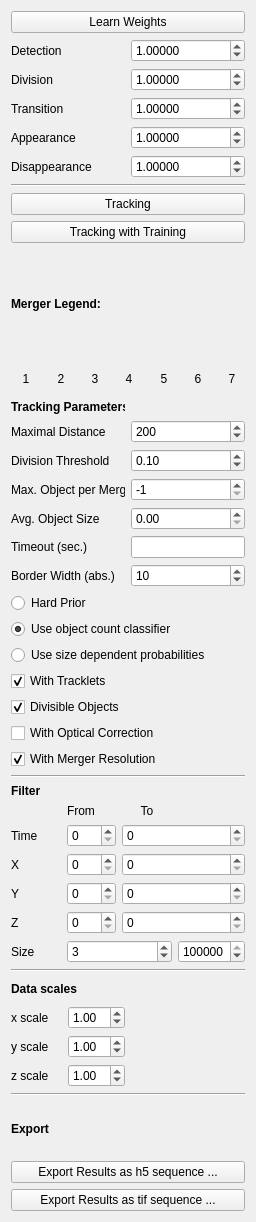
<?xml version="1.0" encoding="UTF-8"?>
<ui version="4.0">
 <class>containingWidget</class>
 <widget class="QWidget" name="containingWidget">
  <property name="geometry">
   <rect>
    <x>0</x>
    <y>0</y>
    <width>256</width>
    <height>1222</height>
   </rect>
  </property>
  <property name="sizePolicy">
   <sizepolicy hsizetype="Preferred" vsizetype="Preferred">
    <horstretch>1</horstretch>
    <verstretch>0</verstretch>
   </sizepolicy>
  </property>
  <property name="minimumSize">
   <size>
    <width>256</width>
    <height>0</height>
   </size>
  </property>
  <property name="baseSize">
   <size>
    <width>0</width>
    <height>0</height>
   </size>
  </property>
  <property name="windowTitle">
   <string>Form</string>
  </property>
  <layout class="QGridLayout" name="gridLayout_2">
   <item row="1" column="0">
    <widget class="QLabel" name="label_26">
     <property name="toolTip">
      <string>&lt;html&gt;&lt;head/&gt;&lt;body&gt;&lt;p&gt;The weight to&lt;span style=&quot; font-weight:600;&quot;&gt; balance division probabilities&lt;/span&gt; against transitions and detections. High values (≥10) give more weight to the division classifier, low values (≤10) will weigh the transition and detection probabilities higher than the division probabilities.&lt;/p&gt;&lt;/body&gt;&lt;/html&gt;</string>
     </property>
     <property name="text">
      <string>Detection</string>
     </property>
    </widget>
   </item>
   <item row="1" column="1">
    <widget class="QDoubleSpinBox" name="detWeightBox">
     <property name="decimals">
      <number>5</number>
     </property>
     <property name="minimum">
      <double>-10000.000000000000000</double>
     </property>
     <property name="maximum">
      <double>10000.000000000000000</double>
     </property>
     <property name="value">
      <double>1.000000000000000</double>
     </property>
    </widget>
   </item>
   <item row="2" column="0">
    <widget class="QLabel" name="label_6">
     <property name="toolTip">
      <string>&lt;html&gt;&lt;head/&gt;&lt;body&gt;&lt;p&gt;The weight to&lt;span style=&quot; font-weight:600;&quot;&gt; balance division probabilities&lt;/span&gt; against transitions and detections. High values (≥10) give more weight to the division classifier, low values (≤10) will weigh the transition and detection probabilities higher than the division probabilities.&lt;/p&gt;&lt;/body&gt;&lt;/html&gt;</string>
     </property>
     <property name="text">
      <string>Division</string>
     </property>
    </widget>
   </item>
   <item row="2" column="1">
    <widget class="QDoubleSpinBox" name="divWeightBox">
     <property name="decimals">
      <number>5</number>
     </property>
     <property name="minimum">
      <double>-10000.000000000000000</double>
     </property>
     <property name="maximum">
      <double>10000.000000000000000</double>
     </property>
     <property name="value">
      <double>1.000000000000000</double>
     </property>
    </widget>
   </item>
   <item row="3" column="0">
    <widget class="QLabel" name="label_7">
     <property name="toolTip">
      <string>&lt;html&gt;&lt;head/&gt;&lt;body&gt;&lt;p&gt;The weight to&lt;span style=&quot; font-weight:600;&quot;&gt; balance transition probabilities&lt;/span&gt; against divisions and detections. High values (≥10) will make transitions overrule division and detection probabilities, low values (≤10) will weigh detection and division classifier higher than transition probabilities.&lt;/p&gt;&lt;/body&gt;&lt;/html&gt;</string>
     </property>
     <property name="text">
      <string>Transition</string>
     </property>
    </widget>
   </item>
   <item row="3" column="1">
    <widget class="QDoubleSpinBox" name="transWeightBox">
     <property name="decimals">
      <number>5</number>
     </property>
     <property name="minimum">
      <double>-10000.000000000000000</double>
     </property>
     <property name="maximum">
      <double>10000.000000000000000</double>
     </property>
     <property name="value">
      <double>1.000000000000000</double>
     </property>
    </widget>
   </item>
   <item row="4" column="0">
    <widget class="QLabel" name="label_22">
     <property name="toolTip">
      <string>&lt;html&gt;&lt;head/&gt;&lt;body&gt;&lt;p&gt;Costs to allow one object to &lt;span style=&quot; font-weight:600;&quot;&gt;appear&lt;/span&gt;, i.e. to start a new track other than at the beginning of the time range or the borders of the field of view. High values (≥500) forbid object appearances if possible.&lt;/p&gt;&lt;/body&gt;&lt;/html&gt;</string>
     </property>
     <property name="text">
      <string>Appearance</string>
     </property>
    </widget>
   </item>
   <item row="4" column="1">
    <widget class="QDoubleSpinBox" name="appearanceBox">
     <property name="decimals">
      <number>5</number>
     </property>
     <property name="minimum">
      <double>-10000.000000000000000</double>
     </property>
     <property name="maximum">
      <double>10000.000000000000000</double>
     </property>
     <property name="value">
      <double>1.000000000000000</double>
     </property>
    </widget>
   </item>
   <item row="5" column="0">
    <widget class="QLabel" name="label_23">
     <property name="toolTip">
      <string>&lt;html&gt;&lt;head/&gt;&lt;body&gt;&lt;p&gt;Costs to allow one object to &lt;span style=&quot; font-weight:600;&quot;&gt;disappear&lt;/span&gt;, i.e. to terminate an existing track other than at the end of the time range or the borders of the field of view. High values (≥500) forbid object disappearances if possible.&lt;/p&gt;&lt;/body&gt;&lt;/html&gt;</string>
     </property>
     <property name="text">
      <string>Disappearance</string>
     </property>
    </widget>
   </item>
   <item row="5" column="1">
    <widget class="QDoubleSpinBox" name="disappearanceBox">
     <property name="decimals">
      <number>5</number>
     </property>
     <property name="minimum">
      <double>-10000.000000000000000</double>
     </property>
     <property name="maximum">
      <double>10000.000000000000000</double>
     </property>
     <property name="value">
      <double>1.000000000000000</double>
     </property>
    </widget>
   </item>
   <item row="6" column="0" colspan="2">
    <widget class="Line" name="line_4">
     <property name="orientation">
      <enum>Qt::Horizontal</enum>
     </property>
    </widget>
   </item>
   <item row="8" column="0" colspan="2">
    <widget class="QPushButton" name="TrackButtonWithTraing">
     <property name="sizePolicy">
      <sizepolicy hsizetype="Minimum" vsizetype="Fixed">
       <horstretch>0</horstretch>
       <verstretch>0</verstretch>
      </sizepolicy>
     </property>
     <property name="styleSheet">
      <string notr="true"/>
     </property>
     <property name="text">
      <string>Tracking with Training</string>
     </property>
    </widget>
   </item>
   <item row="9" column="0">
    <widget class="QLabel" name="label_4">
     <property name="font">
      <font>
       <weight>75</weight>
       <bold>true</bold>
      </font>
     </property>
     <property name="text">
      <string>Merger Legend:</string>
     </property>
    </widget>
   </item>
   <item row="10" column="0" colspan="2">
    <layout class="QHBoxLayout" name="horizontalLayout_2">
     <item>
      <widget class="QLabel" name="merg1">
       <property name="minimumSize">
        <size>
         <width>30</width>
         <height>30</height>
        </size>
       </property>
       <property name="maximumSize">
        <size>
         <width>30</width>
         <height>30</height>
        </size>
       </property>
       <property name="layoutDirection">
        <enum>Qt::LeftToRight</enum>
       </property>
       <property name="autoFillBackground">
        <bool>false</bool>
       </property>
       <property name="styleSheet">
        <string notr="true"/>
       </property>
       <property name="text">
        <string>1</string>
       </property>
       <property name="textFormat">
        <enum>Qt::AutoText</enum>
       </property>
       <property name="alignment">
        <set>Qt::AlignCenter</set>
       </property>
      </widget>
     </item>
     <item>
      <widget class="QLabel" name="merg2">
       <property name="minimumSize">
        <size>
         <width>30</width>
         <height>30</height>
        </size>
       </property>
       <property name="maximumSize">
        <size>
         <width>30</width>
         <height>30</height>
        </size>
       </property>
       <property name="layoutDirection">
        <enum>Qt::LeftToRight</enum>
       </property>
       <property name="autoFillBackground">
        <bool>false</bool>
       </property>
       <property name="styleSheet">
        <string notr="true"/>
       </property>
       <property name="text">
        <string>2</string>
       </property>
       <property name="textFormat">
        <enum>Qt::AutoText</enum>
       </property>
       <property name="alignment">
        <set>Qt::AlignCenter</set>
       </property>
      </widget>
     </item>
     <item>
      <widget class="QLabel" name="merg3">
       <property name="minimumSize">
        <size>
         <width>30</width>
         <height>30</height>
        </size>
       </property>
       <property name="maximumSize">
        <size>
         <width>30</width>
         <height>30</height>
        </size>
       </property>
       <property name="layoutDirection">
        <enum>Qt::LeftToRight</enum>
       </property>
       <property name="autoFillBackground">
        <bool>false</bool>
       </property>
       <property name="styleSheet">
        <string notr="true"/>
       </property>
       <property name="text">
        <string>3</string>
       </property>
       <property name="textFormat">
        <enum>Qt::AutoText</enum>
       </property>
       <property name="alignment">
        <set>Qt::AlignCenter</set>
       </property>
      </widget>
     </item>
     <item>
      <widget class="QLabel" name="merg4">
       <property name="minimumSize">
        <size>
         <width>30</width>
         <height>30</height>
        </size>
       </property>
       <property name="maximumSize">
        <size>
         <width>30</width>
         <height>30</height>
        </size>
       </property>
       <property name="layoutDirection">
        <enum>Qt::LeftToRight</enum>
       </property>
       <property name="autoFillBackground">
        <bool>false</bool>
       </property>
       <property name="styleSheet">
        <string notr="true"/>
       </property>
       <property name="text">
        <string>4</string>
       </property>
       <property name="textFormat">
        <enum>Qt::AutoText</enum>
       </property>
       <property name="alignment">
        <set>Qt::AlignCenter</set>
       </property>
      </widget>
     </item>
     <item>
      <widget class="QLabel" name="merg5">
       <property name="minimumSize">
        <size>
         <width>30</width>
         <height>30</height>
        </size>
       </property>
       <property name="maximumSize">
        <size>
         <width>30</width>
         <height>30</height>
        </size>
       </property>
       <property name="layoutDirection">
        <enum>Qt::LeftToRight</enum>
       </property>
       <property name="autoFillBackground">
        <bool>false</bool>
       </property>
       <property name="styleSheet">
        <string notr="true"/>
       </property>
       <property name="text">
        <string>5</string>
       </property>
       <property name="textFormat">
        <enum>Qt::AutoText</enum>
       </property>
       <property name="alignment">
        <set>Qt::AlignCenter</set>
       </property>
      </widget>
     </item>
     <item>
      <widget class="QLabel" name="merg6">
       <property name="minimumSize">
        <size>
         <width>30</width>
         <height>30</height>
        </size>
       </property>
       <property name="maximumSize">
        <size>
         <width>30</width>
         <height>30</height>
        </size>
       </property>
       <property name="layoutDirection">
        <enum>Qt::LeftToRight</enum>
       </property>
       <property name="autoFillBackground">
        <bool>false</bool>
       </property>
       <property name="styleSheet">
        <string notr="true"/>
       </property>
       <property name="text">
        <string>6</string>
       </property>
       <property name="textFormat">
        <enum>Qt::AutoText</enum>
       </property>
       <property name="alignment">
        <set>Qt::AlignCenter</set>
       </property>
      </widget>
     </item>
     <item>
      <widget class="QLabel" name="merg7">
       <property name="minimumSize">
        <size>
         <width>30</width>
         <height>30</height>
        </size>
       </property>
       <property name="maximumSize">
        <size>
         <width>30</width>
         <height>30</height>
        </size>
       </property>
       <property name="layoutDirection">
        <enum>Qt::LeftToRight</enum>
       </property>
       <property name="autoFillBackground">
        <bool>false</bool>
       </property>
       <property name="styleSheet">
        <string notr="true"/>
       </property>
       <property name="text">
        <string>7</string>
       </property>
       <property name="textFormat">
        <enum>Qt::AutoText</enum>
       </property>
       <property name="alignment">
        <set>Qt::AlignCenter</set>
       </property>
      </widget>
     </item>
     <item>
      <spacer name="horizontalSpacer">
       <property name="orientation">
        <enum>Qt::Horizontal</enum>
       </property>
       <property name="sizeHint" stdset="0">
        <size>
         <width>40</width>
         <height>20</height>
        </size>
       </property>
      </spacer>
     </item>
    </layout>
   </item>
   <item row="11" column="0">
    <widget class="QLabel" name="label">
     <property name="sizePolicy">
      <sizepolicy hsizetype="Preferred" vsizetype="Fixed">
       <horstretch>0</horstretch>
       <verstretch>0</verstretch>
      </sizepolicy>
     </property>
     <property name="text">
      <string>&lt;html&gt;&lt;head/&gt;&lt;body&gt;&lt;p&gt;&lt;span style=&quot; font-weight:600;&quot;&gt;Tracking Parameters:&lt;/span&gt;&lt;/p&gt;&lt;/body&gt;&lt;/html&gt;</string>
     </property>
    </widget>
   </item>
   <item row="12" column="0">
    <widget class="QLabel" name="label_2">
     <property name="text">
      <string>Maximal Distance</string>
     </property>
    </widget>
   </item>
   <item row="12" column="1">
    <widget class="QSpinBox" name="maxDistBox">
     <property name="maximum">
      <number>99999</number>
     </property>
     <property name="value">
      <number>200</number>
     </property>
    </widget>
   </item>
   <item row="13" column="0">
    <widget class="QLabel" name="label_5">
     <property name="text">
      <string>Division Threshold</string>
     </property>
    </widget>
   </item>
   <item row="13" column="1">
    <widget class="QDoubleSpinBox" name="divThreshBox">
     <property name="maximum">
      <double>1.000000000000000</double>
     </property>
     <property name="singleStep">
      <double>0.050000000000000</double>
     </property>
     <property name="value">
      <double>0.100000000000000</double>
     </property>
    </widget>
   </item>
   <item row="14" column="0">
    <widget class="QLabel" name="label_3">
     <property name="toolTip">
      <string>&lt;html&gt;&lt;head/&gt;&lt;body&gt;&lt;p&gt;Specify how many objects are maximally contained in one connected component. For instance, if all objects are segmented without any occlusions (or merging), choose 1. If maximally 2 objects are touching in the segmentation, choose 2... Note that this number has to be consistent with the number of classes chosen in the object count classification if the count classifier is selected below.&lt;/p&gt;&lt;/body&gt;&lt;/html&gt;</string>
     </property>
     <property name="text">
      <string>Max. Object per Merger</string>
     </property>
    </widget>
   </item>
   <item row="14" column="1">
    <widget class="QSpinBox" name="maxObjectsBox">
     <property name="readOnly">
      <bool>false</bool>
     </property>
     <property name="minimum">
      <number>-1</number>
     </property>
     <property name="maximum">
      <number>7</number>
     </property>
     <property name="value">
      <number>-1</number>
     </property>
    </widget>
   </item>
   <item row="15" column="0">
    <widget class="QLabel" name="label_25">
     <property name="text">
      <string>Avg. Object Size</string>
     </property>
    </widget>
   </item>
   <item row="15" column="1">
    <widget class="QDoubleSpinBox" name="avgSizeBox">
     <property name="maximum">
      <double>100000.000000000000000</double>
     </property>
     <property name="value">
      <double>0.000000000000000</double>
     </property>
    </widget>
   </item>
   <item row="16" column="0">
    <widget class="QLabel" name="label_21">
     <property name="toolTip">
      <string>&lt;html&gt;&lt;head/&gt;&lt;body&gt;&lt;p&gt;Timeout in seconds for the &lt;span style=&quot; font-weight:600;&quot;&gt;optimization&lt;/span&gt;. Leave empty for not specifying a timeout (then, the best solution will be found no matter how long it takes). Note that the tracking can take much longer due to pre- and post-processing steps.&lt;/p&gt;&lt;/body&gt;&lt;/html&gt;</string>
     </property>
     <property name="text">
      <string>Timeout (sec.)</string>
     </property>
    </widget>
   </item>
   <item row="16" column="1">
    <widget class="QLineEdit" name="timeoutBox"/>
   </item>
   <item row="17" column="0">
    <widget class="QLabel" name="label_20">
     <property name="toolTip">
      <string>&lt;html&gt;&lt;head/&gt;&lt;body&gt;&lt;p&gt;Absolute number of pixels at the border of the field of view where appearance and disappearance cost less (linearly).&lt;/p&gt;&lt;/body&gt;&lt;/html&gt;</string>
     </property>
     <property name="text">
      <string>Border Width (abs.)</string>
     </property>
    </widget>
   </item>
   <item row="17" column="1">
    <widget class="QSpinBox" name="bordWidthBox">
     <property name="maximum">
      <number>999999</number>
     </property>
     <property name="value">
      <number>10</number>
     </property>
    </widget>
   </item>
   <item row="18" column="0">
    <widget class="QRadioButton" name="hardPriorBox">
     <property name="text">
      <string>Hard Prior</string>
     </property>
     <property name="checked">
      <bool>false</bool>
     </property>
     <attribute name="buttonGroup">
      <string notr="true">buttonGroup</string>
     </attribute>
    </widget>
   </item>
   <item row="19" column="0" colspan="2">
    <widget class="QRadioButton" name="classifierPriorBox">
     <property name="toolTip">
      <string>&lt;html&gt;&lt;head/&gt;&lt;body&gt;&lt;p&gt;Use the object count classifier for prior probabilities in the tracking model. If this option is chosen, the object count classifier must be trained.&lt;/p&gt;&lt;/body&gt;&lt;/html&gt;</string>
     </property>
     <property name="text">
      <string>Use object count classifier</string>
     </property>
     <property name="checked">
      <bool>true</bool>
     </property>
     <attribute name="buttonGroup">
      <string notr="true">buttonGroup</string>
     </attribute>
    </widget>
   </item>
   <item row="20" column="0" colspan="2">
    <widget class="QRadioButton" name="sizeDepBox">
     <property name="toolTip">
      <string>&lt;html&gt;&lt;head/&gt;&lt;body&gt;&lt;p&gt;Use object sizes to derive prior probabilities for the object count. If this option is chosen, the object count classifier will not be considered.&lt;/p&gt;&lt;/body&gt;&lt;/html&gt;</string>
     </property>
     <property name="text">
      <string>Use size dependent probabilities</string>
     </property>
     <attribute name="buttonGroup">
      <string notr="true">buttonGroup</string>
     </attribute>
    </widget>
   </item>
   <item row="21" column="0">
    <widget class="QCheckBox" name="trackletsBox">
     <property name="text">
      <string>With Tracklets</string>
     </property>
     <property name="checked">
      <bool>true</bool>
     </property>
    </widget>
   </item>
   <item row="22" column="0">
    <widget class="QCheckBox" name="divisionsBox">
     <property name="toolTip">
      <string>&lt;html&gt;&lt;head/&gt;&lt;body&gt;&lt;p&gt;Tick if the objects to be tracked are able to divide. For instance, this option should be checked for the tracking of proliferating cells.&lt;/p&gt;&lt;/body&gt;&lt;/html&gt;</string>
     </property>
     <property name="text">
      <string>Divisible Objects</string>
     </property>
     <property name="checked">
      <bool>true</bool>
     </property>
    </widget>
   </item>
   <item row="23" column="0" colspan="2">
    <widget class="QCheckBox" name="opticalBox">
     <property name="enabled">
      <bool>true</bool>
     </property>
     <property name="text">
      <string>With Optical Correction</string>
     </property>
     <property name="checked">
      <bool>false</bool>
     </property>
    </widget>
   </item>
   <item row="24" column="0" colspan="2">
    <widget class="QCheckBox" name="mergerResolutionBox">
     <property name="toolTip">
      <string>&lt;html&gt;&lt;head/&gt;&lt;body&gt;&lt;p&gt;If mergers are considered in the tracking (Max. Object per Merger &amp;gt; 1), this option will resolve original identities of objects after &amp;quot;demerging&amp;quot;. Note that this involves another optimization step which may take long.&lt;/p&gt;&lt;/body&gt;&lt;/html&gt;</string>
     </property>
     <property name="text">
      <string>With Merger Resolution</string>
     </property>
     <property name="checked">
      <bool>true</bool>
     </property>
    </widget>
   </item>
   <item row="25" column="0" colspan="2">
    <widget class="Line" name="line">
     <property name="orientation">
      <enum>Qt::Horizontal</enum>
     </property>
    </widget>
   </item>
   <item row="26" column="0" colspan="2">
    <layout class="QVBoxLayout" name="verticalLayout_3">
     <item>
      <widget class="QLabel" name="label_12">
       <property name="font">
        <font>
         <weight>75</weight>
         <bold>true</bold>
        </font>
       </property>
       <property name="text">
        <string>Filter</string>
       </property>
      </widget>
     </item>
     <item>
      <layout class="QGridLayout" name="gridLayout_3">
       <item row="3" column="1">
        <widget class="QSpinBox" name="from_y"/>
       </item>
       <item row="1" column="1">
        <widget class="QSpinBox" name="from_time"/>
       </item>
       <item row="2" column="1">
        <widget class="QSpinBox" name="from_x"/>
       </item>
       <item row="3" column="0">
        <widget class="QLabel" name="label_17">
         <property name="text">
          <string>Y</string>
         </property>
        </widget>
       </item>
       <item row="1" column="0">
        <widget class="QLabel" name="label_15">
         <property name="text">
          <string>Time</string>
         </property>
        </widget>
       </item>
       <item row="2" column="2" colspan="2">
        <widget class="QSpinBox" name="to_x"/>
       </item>
       <item row="0" column="1">
        <widget class="QLabel" name="label_13">
         <property name="text">
          <string>From</string>
         </property>
        </widget>
       </item>
       <item row="5" column="1" colspan="2">
        <widget class="QSpinBox" name="from_size">
         <property name="maximum">
          <number>100000</number>
         </property>
         <property name="value">
          <number>3</number>
         </property>
        </widget>
       </item>
       <item row="3" column="2" colspan="2">
        <widget class="QSpinBox" name="to_y"/>
       </item>
       <item row="5" column="3">
        <widget class="QSpinBox" name="to_size">
         <property name="maximum">
          <number>100000</number>
         </property>
         <property name="value">
          <number>100000</number>
         </property>
        </widget>
       </item>
       <item row="5" column="0">
        <widget class="QLabel" name="label_19">
         <property name="toolTip">
          <string>&lt;html&gt;&lt;head/&gt;&lt;body&gt;&lt;p&gt;Only track objects with sizes within the given range.&lt;/p&gt;&lt;/body&gt;&lt;/html&gt;</string>
         </property>
         <property name="text">
          <string>Size</string>
         </property>
        </widget>
       </item>
       <item row="4" column="2" colspan="2">
        <widget class="QSpinBox" name="to_z"/>
       </item>
       <item row="4" column="1">
        <widget class="QSpinBox" name="from_z"/>
       </item>
       <item row="2" column="0">
        <widget class="QLabel" name="label_16">
         <property name="text">
          <string>X</string>
         </property>
        </widget>
       </item>
       <item row="4" column="0">
        <widget class="QLabel" name="label_18">
         <property name="text">
          <string>Z</string>
         </property>
        </widget>
       </item>
       <item row="1" column="2" colspan="2">
        <widget class="QSpinBox" name="to_time"/>
       </item>
       <item row="0" column="2">
        <widget class="QLabel" name="label_14">
         <property name="text">
          <string>To</string>
         </property>
         <property name="alignment">
          <set>Qt::AlignCenter</set>
         </property>
        </widget>
       </item>
      </layout>
     </item>
    </layout>
   </item>
   <item row="27" column="0" colspan="2">
    <widget class="Line" name="line_2">
     <property name="orientation">
      <enum>Qt::Horizontal</enum>
     </property>
    </widget>
   </item>
   <item row="28" column="0">
    <layout class="QVBoxLayout" name="verticalLayout_2">
     <item>
      <widget class="QLabel" name="label_8">
       <property name="font">
        <font>
         <weight>75</weight>
         <bold>true</bold>
        </font>
       </property>
       <property name="toolTip">
        <string>&lt;html&gt;&lt;head/&gt;&lt;body&gt;&lt;p&gt;&lt;span style=&quot; font-weight:400;&quot;&gt;Configure here the scales of the dimensions. For instance, if the resolution of the pixels is (dx,dy,dz) = (1µm,0.8µm,0.5µm), then the scales to enter should be (x,y,z)=(1,1.25,2).&lt;/span&gt;&lt;/p&gt;&lt;/body&gt;&lt;/html&gt;</string>
       </property>
       <property name="text">
        <string>Data scales</string>
       </property>
      </widget>
     </item>
     <item>
      <layout class="QGridLayout" name="gridLayout">
       <item row="1" column="0">
        <widget class="QLabel" name="label_10">
         <property name="text">
          <string>y scale</string>
         </property>
        </widget>
       </item>
       <item row="2" column="0">
        <widget class="QLabel" name="label_11">
         <property name="text">
          <string>z scale</string>
         </property>
        </widget>
       </item>
       <item row="0" column="0">
        <widget class="QLabel" name="label_9">
         <property name="text">
          <string>x scale</string>
         </property>
        </widget>
       </item>
       <item row="0" column="1">
        <widget class="QDoubleSpinBox" name="x_scale">
         <property name="value">
          <double>1.000000000000000</double>
         </property>
        </widget>
       </item>
       <item row="1" column="1">
        <widget class="QDoubleSpinBox" name="y_scale">
         <property name="value">
          <double>1.000000000000000</double>
         </property>
        </widget>
       </item>
       <item row="2" column="1">
        <widget class="QDoubleSpinBox" name="z_scale">
         <property name="value">
          <double>1.000000000000000</double>
         </property>
        </widget>
       </item>
      </layout>
     </item>
    </layout>
   </item>
   <item row="29" column="0" colspan="2">
    <widget class="Line" name="line_3">
     <property name="orientation">
      <enum>Qt::Horizontal</enum>
     </property>
    </widget>
   </item>
   <item row="30" column="0" colspan="2">
    <layout class="QVBoxLayout" name="verticalLayout_7">
     <item>
      <widget class="QLabel" name="exportLabel">
       <property name="font">
        <font>
         <weight>75</weight>
         <bold>true</bold>
        </font>
       </property>
       <property name="text">
        <string>Export</string>
       </property>
      </widget>
     </item>
     <item>
      <widget class="QPushButton" name="exportButton">
       <property name="enabled">
        <bool>true</bool>
       </property>
       <property name="text">
        <string>Export Results as h5 sequence ...</string>
       </property>
      </widget>
     </item>
     <item>
      <widget class="QPushButton" name="exportTifButton">
       <property name="enabled">
        <bool>true</bool>
       </property>
       <property name="text">
        <string>Export Results as tif sequence ...</string>
       </property>
      </widget>
     </item>
    </layout>
   </item>
   <item row="0" column="0" colspan="2">
    <widget class="QPushButton" name="StructuredLearningButton">
     <property name="sizePolicy">
      <sizepolicy hsizetype="Minimum" vsizetype="Fixed">
       <horstretch>0</horstretch>
       <verstretch>0</verstretch>
      </sizepolicy>
     </property>
     <property name="styleSheet">
      <string notr="true"/>
     </property>
     <property name="text">
      <string>Learn Weights</string>
     </property>
    </widget>
   </item>
   <item row="7" column="0" colspan="2">
    <widget class="QPushButton" name="TrackButton">
     <property name="sizePolicy">
      <sizepolicy hsizetype="Minimum" vsizetype="Fixed">
       <horstretch>0</horstretch>
       <verstretch>0</verstretch>
      </sizepolicy>
     </property>
     <property name="styleSheet">
      <string notr="true"/>
     </property>
     <property name="text">
      <string>Tracking</string>
     </property>
    </widget>
   </item>
  </layout>
 </widget>
 <tabstops>
  <tabstop>maxDistBox</tabstop>
  <tabstop>divThreshBox</tabstop>
  <tabstop>maxObjectsBox</tabstop>
  <tabstop>avgSizeBox</tabstop>
  <tabstop>timeoutBox</tabstop>
  <tabstop>bordWidthBox</tabstop>
  <tabstop>hardPriorBox</tabstop>
  <tabstop>classifierPriorBox</tabstop>
  <tabstop>sizeDepBox</tabstop>
  <tabstop>trackletsBox</tabstop>
  <tabstop>divisionsBox</tabstop>
  <tabstop>opticalBox</tabstop>
  <tabstop>mergerResolutionBox</tabstop>
  <tabstop>from_time</tabstop>
  <tabstop>to_time</tabstop>
  <tabstop>from_x</tabstop>
  <tabstop>to_x</tabstop>
  <tabstop>from_y</tabstop>
  <tabstop>to_y</tabstop>
  <tabstop>from_z</tabstop>
  <tabstop>to_z</tabstop>
  <tabstop>from_size</tabstop>
  <tabstop>to_size</tabstop>
  <tabstop>x_scale</tabstop>
  <tabstop>y_scale</tabstop>
  <tabstop>z_scale</tabstop>
  <tabstop>exportButton</tabstop>
  <tabstop>exportTifButton</tabstop>
  <tabstop>TrackButton</tabstop>
 </tabstops>
 <resources/>
 <connections/>
 <buttongroups>
  <buttongroup name="buttonGroup"/>
 </buttongroups>
</ui>
